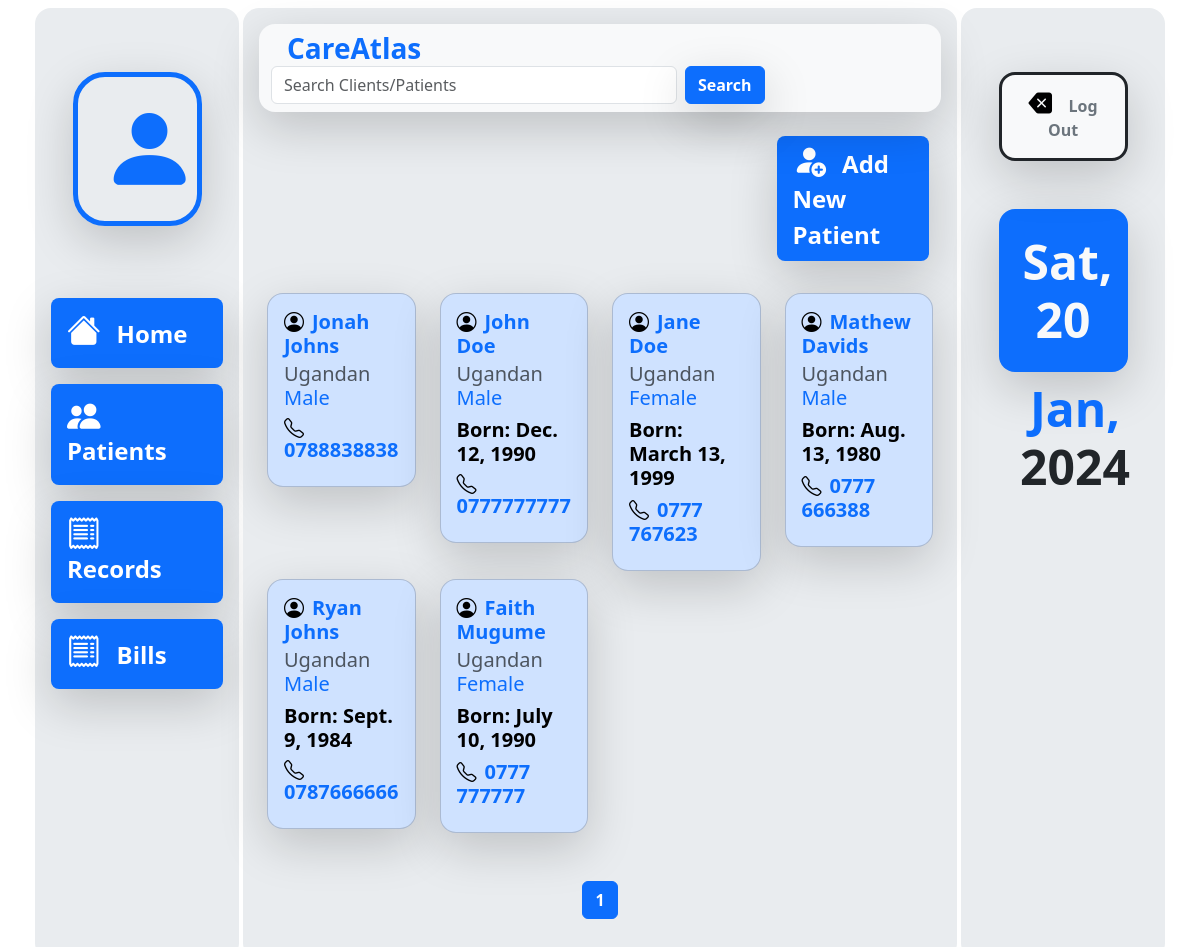
The app's page /base/application_patient_page/1 with its own data.
### base/models.py (models this page shows, shortened)
class Patient(models.Model):
    first_name = models.CharField(max_length=30, blank=False)
    last_name = models.CharField(max_length=30, blank = False)
    nationality = models.CharField(max_length=30, blank=True, null=True)
    date_of_birth = models.DateField(blank=True, null=True)
    date_added = models.DateField(auto_now_add=True)
    sex_type = {"Male": "Male", "Female": "Female", "Complicated": "Complicated"}
    sex = models.CharField(blank=False, choices=sex_type, max_length=15)
    phone_number = models.CharField(max_length=20, null=True)
    address = models.CharField(max_length=30, null=True)
    next_of_kin = models.CharField(max_length=30, null=True)
    next_of_kin_contact = models.CharField(max_length=30, null=True)
    religion = models.CharField(max_length=30, null=True)

### base/views.py (the view)
# urls.py: path('base/application_patient_page/<int:page>', base_views.application_patient_page, name='application-page'),
def application_patient_page(request, page=1):
    all_patients = Patient.objects.all().order_by('-date_added')
    patients = Paginator(all_patients, 24)
    context = {
        "day": date_1[0],
        "day_of_month": date_1[1],
        "month": date_1[2],
        "year": date_1[3].replace(",", ""),
        "date": date,
        "patients": patients.page(page)
    }
    return render(request, 'base/application_patient_page.html', context)

### base/templates/base/application_patient_page.html (shortened to what this page needs)
{% extends 'base/base.html' %}
{% block content %}
        <div class="">
          <div class="row my-3">
            <div class="col-9"></div>
            <div class="col-3 row  justify-content-center">
              <a href="{% url 'new-patient' %}" class="px-3 border border-0 fw-bold fs-4 text-white bg-primary shadow-lg rounded-3 py-2 link-underline link-underline-opacity-0" ><i class="bi bi-person-fill-add me-3 text-white" style="font-size: 140%"></i>Add New Patient</a>
            </div>
          </div>
          <div class="row p-2">
            {% for patient in patients %}
            <div class="col-3 mt-2">
              <div class="card bg-primary-subtle rounded-4 shadow-lg">
                <a href="{% url 'patient-page' patient.id %}" class="link-underline link-underline-opacity-0"><div class="card-body">
                  <h5 class="card-title fw-semibold text-primary"><i class="bi bi-person-circle me-2 text-black"></i>{{patient.first_name}} {{patient.last_name}}</h5>
                  <h5 class="card-subtitle mb-2 text-body-secondary">{{patient.nationality}} <span class="text-primary">{{patient.sex}}</span></h5>
                  {% if patient.date_of_birth %}
                    <h5 class="fw-semibold text-black">Born: <span class="fw-bold ">{{patient.date_of_birth}}</span></h5>
                  {% endif %}
                  {% if patient.phone_number %}
                    <h5 class="fw-semiold text-black"><i class="bi bi-telephone me-2"></i></i><span class="fw-bold text-primary">{{patient.phone_number}}</span></h5>
                  {% endif %}
                </div></a>
              </div>
            </div>
            {% endfor %}
            <div class="d-flex justify-content-center mt-5 fw-bold">
              <nav aria-label="..." class="">
                <ul class="pagination">
                  <li class="page-item active" aria-current="page"><a class="page-link" href="{% url 'application-page' patients.number %}">{{patients.number}}</a></li>
                </ul>
              </nav>
            </div>
          </div>
        </div>
{% endblock content %}

### records on screen
Patient: first_name "Jonah", last_name "Johns", nationality "Ugandan", sex "Male", phone_number "0788838838"
Patient: first_name "John", last_name "Doe", nationality "Ugandan", sex "Male", date_of_birth "Dec. 12, 1990", phone_number "0777777777"
Patient: first_name "Jane", last_name "Doe", nationality "Ugandan", sex "Female", date_of_birth "March 13, 1999", phone_number "0777 767623"
Patient: first_name "Mathew", last_name "Davids", nationality "Ugandan", sex "Male", date_of_birth "Aug. 13, 1980", phone_number "0777 666388"
Patient: first_name "Ryan", last_name "Johns", nationality "Ugandan", sex "Male", date_of_birth "Sept. 9, 1984", phone_number "0787666666"
Patient: first_name "Faith", last_name "Mugume", nationality "Ugandan", sex "Female", date_of_birth "July 10, 1990", phone_number "0777 777777"

### other values on screen
{{ patients.number }} "1"
{{ day }} "Sat"
{{ day_of_month }} "20"
{{ month }} "Jan"
{{ year }} "2024"
